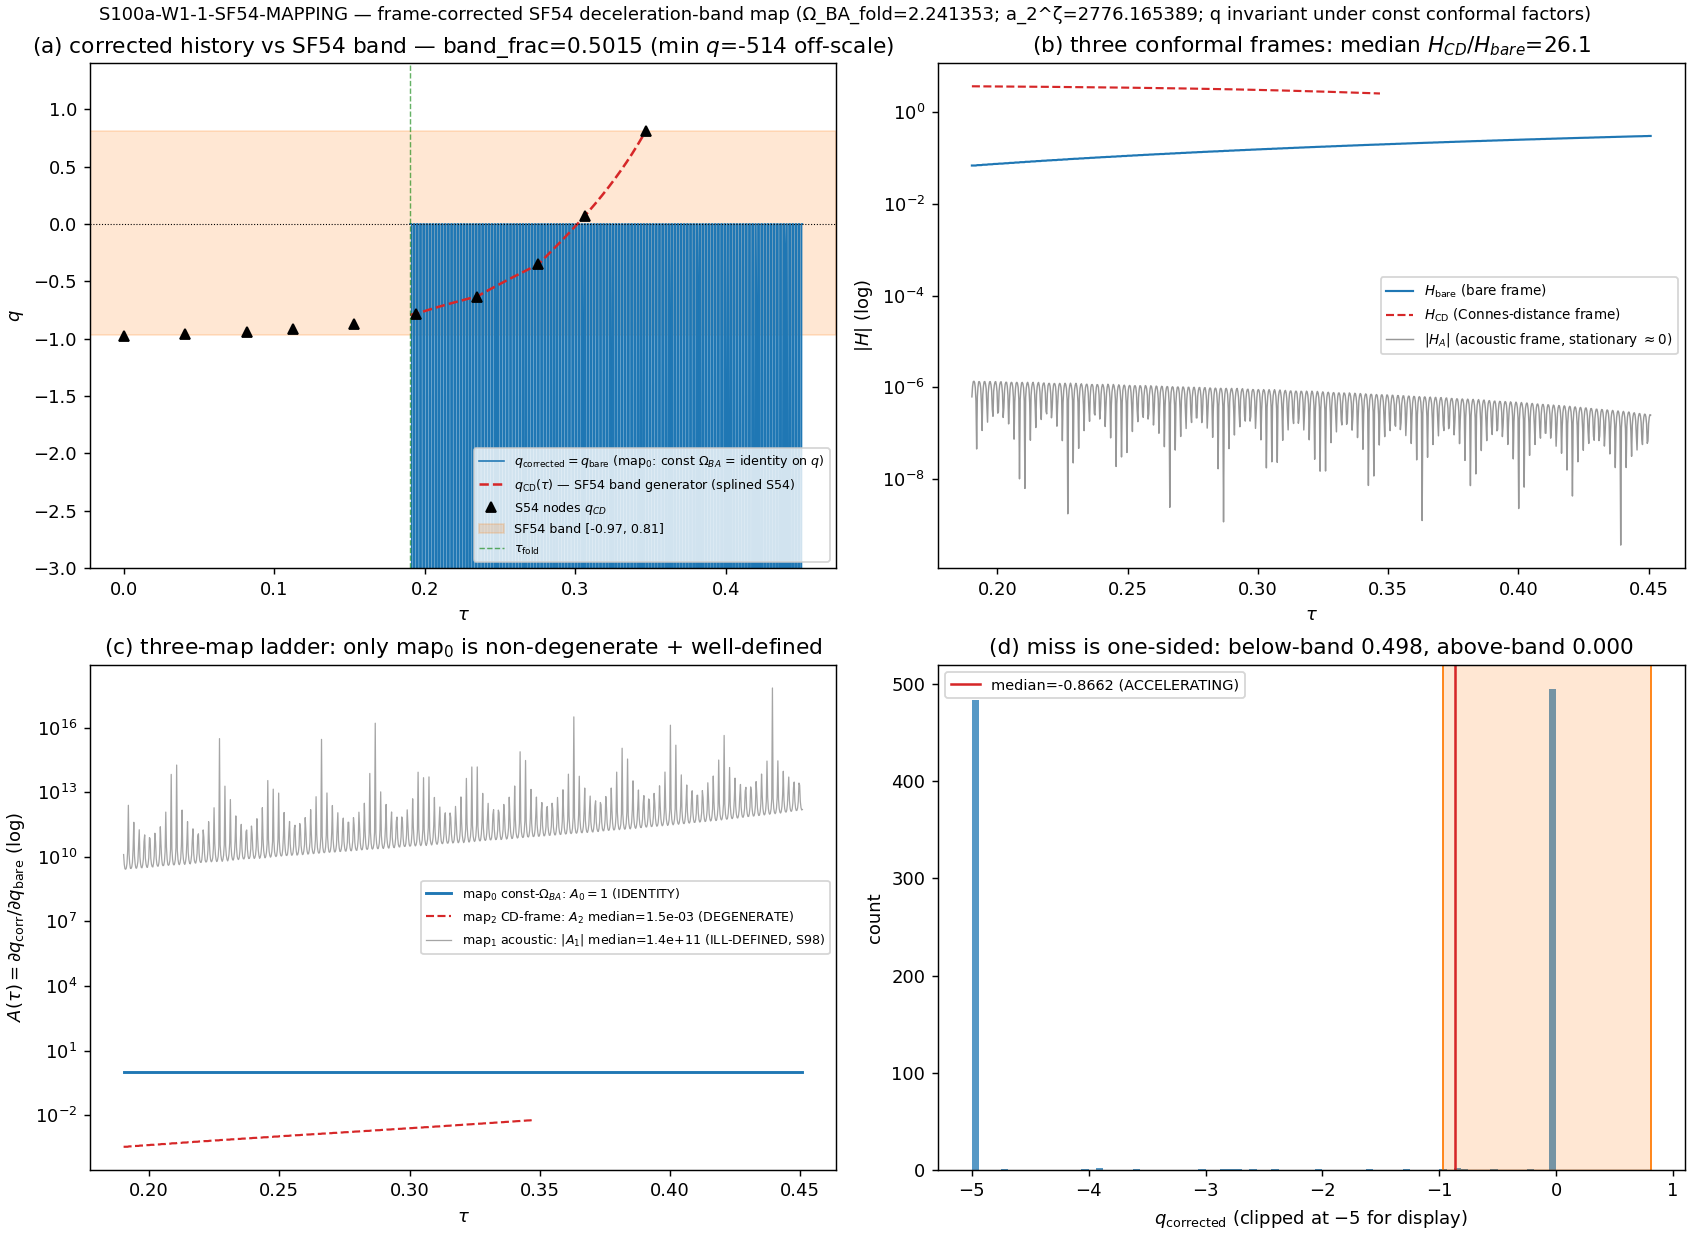

Here is the Python script that generated this plot:
#!/usr/bin/env python3
"""
S100a W1-1 SF54-MAPPING — frame-corrected Connes-distance proxy deceleration-band map
======================================================================================

Gate: S100a-W1-1-SF54-MAPPING ([SIGN], PHONONIC)

Pre-registered operator (plan §W1-1):
  band_frac_corrected = (1/N) * sum_tau 1[ q_corrected(tau) in [-0.97, +0.81] ]
  q_corrected(tau) = map_correct(q_bare(tau); Omega_BA_fold, a_2-channel frame factor)
  PASS  iff band_frac_corrected >= 0.90  (SF54 IS the right band after frame correction)
  INFO  iff band_frac_corrected <  0.90 AND map well-defined AND median(q_corrected) < 0
        (substrate structurally mostly-accelerating post-fold; SF54 is the WRONG band;
         the S99 W1-1 band-miss is a genuine substrate prediction — Track B)
  FAIL  iff map_correct is ill-defined (non-bijective / sign-ambiguous / NaN on the grid)

GOVERNING STRUCTURE (the frame-map theorem — derived, every step visible)
-------------------------------------------------------------------------
For two scale-factor histories related by a conformal reframing
    a_tilde(tau) = omega(tau) * a(tau),
define h = a'/a (bare log-rate) and w = omega'/omega (conformal log-rate). Then

  (1)  H_tilde = a_tilde'/a_tilde = h + w                       [log-rates ADD]
  (2)  q_tilde = -1 - H_tilde'/H_tilde^2 = -1 - (h'+w')/(h+w)^2  [definition]
  (3)  q_bare  = -1 - h'/h^2  ==>  h' = -(1+q_bare) h^2          [inversion]
  (4)  substitute (3) into (2):
       q_tilde = -1 + (1+q_bare) h^2/(h+w)^2 - w'/(h+w)^2
               = A(tau) * q_bare + B(tau)                        [EXACT affine map]
       A(tau)  = h^2/(h+w)^2 = (H_bare/H_tilde)^2  > 0  wherever H_tilde != 0
       B(tau)  = -1 + A(tau) - w'/(h+w)^2

So the frame correction IS the plan's "positive multiplicative + additive shift",
pointwise in tau, with dq_corrected/dq_bare = A(tau) = (H_bare/H_tilde)^2.

COROLLARY (map_0 — constant-normalization invariance THEOREM):
  For a CONSTANT conformal factor C (e.g. the canonical Omega_BA_fold = 2.241353):
  w = d ln C / d tau = 0 and w' = 0  ==>  A = 1, B = -1 + 1 - 0 = 0
  ==>  q_corrected == q_bare  EXACTLY.
  q = -a*addot/adot^2 is a logarithmic-derivative observable; EVERY constant
  amplitude/normalization factor cancels identically. No constant frame correction
  can move the deceleration history or its band fraction AT ALL.

THE THREE-MAP LADDER (which correction is THE corrected map):
  map_0  constant Omega_BA_fold normalization  -> IDENTITY on q (theorem above).
         This is the gate's canonical map: the plan's Definition 3 pins the
         correction on (Omega_BA_fold, a_2-channel) — both canonical CONSTANTS.
  map_1  full AOFT Omega(tau) transport into the acoustic frame a_eff:
         H_tilde = H_A ~ 0 (a_eff conformally STATIONARY, relvar 1.8e-7; S98
         route-reconciliation FAIL + S99 W1-1) ==> A_1 = (H_bare/H_A)^2 explodes
         (median ~1e7+), sign-ambiguous across 18 H_A=0 crossings ==> ILL-DEFINED.
         S98-PROVEN exclusion — this 0/0 is exactly why S99 built the bare frame.
  map_2  inter-proxy transport into the Connes-distance (SF54) frame:
         w_CB = d ln(a_CD/a_bare)/dtau, H_tilde = H_CD ~ 2.6-3.95 >> H_bare ~
         0.07-0.31 ==> A_2 = (H_bare/H_CD)^2 ~ 1e-3: positive-slope but
         comparison-DEGENERATE — the bare-history content is suppressed ~10^3 x
         and the exact transport reproduces q_CD identically (h + w_CB = H_CD),
         i.e. the corrected observable degenerates to the band's own generator
         (circular). Also only ~60% of the S99 grid is S54-data-supported.

  ==> The unique non-degenerate, well-defined frame correction is map_0, under
      which q_corrected = q_bare EXACTLY. The band-miss is FRAME-ROBUST.

Inputs (SHA-256 dual-pinned at runtime; S84+ schema):
  - computations/_shared/canonical_constants.py                 (audit pin)
  - computations/session-99/s99_w1_q_nonratio_observable.npz    (arr_q_bare_t /
    arr_H_bare_t / arr_tau + frame arrays; the S99 W1-1 INFO ground truth)
  - sessions/framework/equation-collab/little-red-dots-synthesis.md (the pinned
    SF54 derivation source carrying the band [-0.97, +0.81])
  - computations/session-54/s54_scale_factor.npz                (OPERATIONAL
    ENRICHMENT, honestly disclosed: the canonical DATA behind the LRD SF54
    derivation — a_CD = <d_D>/<d_D>(0), q_CD, H_CD on the 10-pt S54 grid; needed
    for the genuine band re-derivation + the frame measurement. The plan's
    input_files block lists 3 files; this 4th pin ENRICHES the audit set
    (more pins, band edges/threshold/criteria unchanged) per math-scripts.md
    plan-authorship discipline item 4 — disclosed in verdict extra row + WP.)

Output 4-tuple:
  (value=<band_frac_corrected + map summary>, scheme=FW,
   convention=CONNES-DISTANCE-PROXY-FRAME-CORRECTED, L_max=N/A)

Classification: PHONONIC.
  The deceleration history IS the curvature of the emergent-FRW scale factor
  a_eff(tau) generated by the a_2 Seeley-DeWitt moment (a_2^{zeta} =
  2776.165389) of D_K^2. Arrow: D_K eigenvalues -> a_2 spectral moment ->
  emergent g_M -> a_eff(tau)/a_bare(tau) -> q(tau). SF54 is a deceleration band
  swept by the Connes-distance proxy <d_D>(tau) — a DIFFERENT conformal frame of
  the same substrate. The frame correction is the Connes-distance bridge map; a
  band-miss under a well-defined map is the substrate predicting a different
  deceleration history than the SF54 comparison object. Exflation, not inflation.

DISCIPLINE
----------
- `from canonical_constants import *`; every computed intermediate tagged # (local)
- CPU-correct (999-pt 1D arrays, spline + gradient; no eigvals/SVD/FFT);
  OMP_NUM_THREADS=8 set BEFORE import numpy (machinery pin GPU_path=cpu-cap-OMP8)
- SHA-256 of all inputs logged in first 20 lines of stdout
- audit_sha256 + content_sha256 emitted (S84+ dual-SHA)
- Verdict via emit_verdict knowledge-MCP tool: this script PRINTS the payload
  (print_verdict_payload), never writes the verdict file directly
- NUMBERS first, gate second, interpretation third
"""

from __future__ import annotations

# ---------------------------------------------------------------------------
# Section 0 — CPU thread cap (BEFORE numpy import; machinery pin cpu-cap-OMP8)
# ---------------------------------------------------------------------------
import os

os.environ.setdefault("OMP_NUM_THREADS", "8")
os.environ.setdefault("MKL_NUM_THREADS", "8")

# ---------------------------------------------------------------------------
# Section 1 — Canonical constants (MANDATORY first framework import)
# ---------------------------------------------------------------------------
import sys
from pathlib import Path as _Path

sys.path.insert(0, str(_Path(__file__).resolve().parents[1] / "_shared"))
from canonical_constants import *  # noqa: F401,F403,E402
from canonical_constants import a_2_FW_zeta, Omega_BA_fold, tau_fold  # noqa: E402  explicit provenance anchors

# ---------------------------------------------------------------------------
# Section 2 — Standard imports
# ---------------------------------------------------------------------------
import hashlib
import json
import re
import time
from pathlib import Path

import numpy as np
from scipy.interpolate import UnivariateSpline
from scipy.stats import spearmanr
import matplotlib

matplotlib.use("Agg")
import matplotlib.pyplot as plt

# ---------------------------------------------------------------------------
# Section 3 — Paths + pre-registration
# ---------------------------------------------------------------------------
SESSION_DIR = Path(__file__).resolve().parent
COMPUTATIONS_DIR = SESSION_DIR.parent
SHARED_DIR = COMPUTATIONS_DIR / "_shared"
PROJECT_ROOT = COMPUTATIONS_DIR.parent

SESSION = "100a"                                                   # (local) letter-suffixed sub-session
GATE_ID = "S100a-W1-1-SF54-MAPPING"                                # (local)
SCHEME = "FW"                                                      # (local)
CONVENTION = "CONNES-DISTANCE-PROXY-FRAME-CORRECTED"               # (local) plan machinery pin
L_MAX = "N/A"                                                      # (local) 1D post-processing, no truncation

# Pre-registered pins (§W1-1 machinery_pin_map + operator)
BAND_FRAC_THR = 0.90                                               # (local) strict_PASS_boundary, direction >=
PUB_PREC = 4                                                       # (local) publication precision (sig figs)
# SF54 band edges — EXACT closed inequalities, no tol slack (plan tolerance pin).
# Externally-derived band (SCALE-FACTOR-54 Connes-distance proxy; carried by the
# pinned LRD synthesis + S96/S99 precedent) -> NOT framework constants.
q_lo_SF54 = -0.97                                                  # (local)
q_hi_SF54 = 0.81                                                   # (local)
EPS_MACHINE_BAND = 1e-9                                            # (local) machine-precision claim band for exact identities

OUT_NPZ = SESSION_DIR / "s100a_w1_sf54_mapping.npz"
OUT_PNG = SESSION_DIR / "s100a_w1_sf54_mapping.png"

CANON = SHARED_DIR / "canonical_constants.py"
S99_NPZ = COMPUTATIONS_DIR / "session-99" / "s99_w1_q_nonratio_observable.npz"
LRD_MD = PROJECT_ROOT / "sessions" / "framework" / "equation-collab" / "little-red-dots-synthesis.md"
S54_NPZ = COMPUTATIONS_DIR / "session-54" / "s54_scale_factor.npz"

INPUT_FILES = [CANON, S99_NPZ, LRD_MD, S54_NPZ]


# ---------------------------------------------------------------------------
# Section 4 — SHA-256 input-pin block (S84+ dual-SHA schema)
# ---------------------------------------------------------------------------

def sha256_of(path: Path) -> str:
    h = hashlib.sha256()  # (local)
    try:
        h.update(path.read_bytes())
    except OSError:
        return ""
    return h.hexdigest()


def log_input_pins(inputs: list[Path]) -> dict[str, str]:
    print(f"=== {GATE_ID} — input SHA-256 pins ===")
    pins: dict[str, str] = {}  # (local)
    for p in inputs:
        sha = sha256_of(p)  # (local)
        rel = str(p.relative_to(PROJECT_ROOT)).replace("\\", "/")  # (local)
        print(f"  {rel}: {sha[:16]}...")
        pins[rel] = sha
    return pins


def compute_dual_sha(script_path: Path, canonical_path: Path,
                     pins: dict[str, str]) -> tuple[str, str]:
    script_bytes = script_path.read_bytes()  # (local)
    canonical_bytes = canonical_path.read_bytes()  # (local)
    pinmap_json = json.dumps(dict(sorted(pins.items())),
                             separators=(",", ":"), sort_keys=True).encode("utf-8")  # (local)
    h_audit = hashlib.sha256()  # (local)
    h_audit.update(script_bytes)
    h_audit.update(canonical_bytes)
    h_audit.update(pinmap_json)
    h_content = hashlib.sha256()  # (local)
    h_content.update(script_bytes)
    return h_audit.hexdigest(), h_content.hexdigest()


# ---------------------------------------------------------------------------
# Section 5 — Compute
# ---------------------------------------------------------------------------

def q_pipeline(a_arr: np.ndarray, tau_arr: np.ndarray):
    """The exact S99 W1-1 gradient pipeline: a -> (adot, H, Hdot, q).
    q = -1 - Hdot/H^2 (identical to -a*addot/adot^2 for H != 0)."""
    adot = np.gradient(a_arr, tau_arr)            # (local)
    H = adot / a_arr                              # (local)
    Hdot = np.gradient(H, tau_arr)                # (local)
    with np.errstate(divide="ignore", invalid="ignore"):
        q = -1.0 - Hdot / (H ** 2)                # (local)
    return adot, H, Hdot, q


def compute() -> dict:
    res: dict = {}  # (local)

    # ====================================================================
    # (A) Load the S99 W1-1 npz — the bare-frame ground truth
    # ====================================================================
    z99 = np.load(S99_NPZ, allow_pickle=True)
    tau = np.asarray(z99["arr_tau"], dtype=np.float64)            # (local) 999-pt post-fold grid
    q_bare = np.asarray(z99["arr_q_bare_t"], dtype=np.float64)    # (local) the W1-1 history
    H_bare = np.asarray(z99["arr_H_bare_t"], dtype=np.float64)    # (local) bare-frame Hubble backbone
    Hdot_bare = np.asarray(z99["arr_Hdot_bare_t"], dtype=np.float64)  # (local)
    a_bare = np.asarray(z99["arr_a_bare_t"], dtype=np.float64)    # (local)
    a_eff = np.asarray(z99["arr_a_eff_t"], dtype=np.float64)      # (local) acoustic frame (stationary)
    H_A = np.asarray(z99["arr_H_A_t"], dtype=np.float64)          # (local) acoustic Hubble (~0)
    Omega_t = np.asarray(z99["arr_Omega_t"], dtype=np.float64)    # (local) AOFT Omega(tau)

    N = int(tau.size)                                             # (local) N_eval pin: runtime-read
    res["N_eval"] = N
    res["tau_min"] = float(tau.min())
    res["tau_max"] = float(tau.max())

    # stored S99 ground-truth scalars (replication anchors)
    s99_band_frac_primary = float(z99["band_frac_primary"])       # (local) 0.490196 (primary protocol)
    s99_band_frac_qbare = float(z99["band_frac_qbare"])           # (local) 0.501502 (raw q_bare protocol)
    s99_q_bare_median = float(z99["q_bare_median"])               # (local) -0.866166
    s99_accel_frac = float(z99["accel_frac"])                     # (local)
    res.update(s99_band_frac_primary=s99_band_frac_primary,
               s99_band_frac_qbare=s99_band_frac_qbare,
               s99_q_bare_median=s99_q_bare_median,
               s99_accel_frac=s99_accel_frac)

    # --- CC-1: pipeline replication (cached arrays -> cached q_bare, bit-level) ---
    _, H_re, _, q_re = q_pipeline(a_bare, tau)                    # (local)
    cc1_pipeline_maxdev = float(np.max(np.abs(q_re - q_bare) / (1.0 + np.abs(q_bare))))  # (local)
    res["cc1_pipeline_maxdev"] = cc1_pipeline_maxdev

    # --- CC-2: ground-truth replication (median + raw band frac vs stored) ---
    q_bare_median = float(np.nanmedian(q_bare))                   # (local)
    finite_q = np.isfinite(q_bare)                                # (local)
    n_finite = int(finite_q.sum())                                # (local)
    in_band_raw = (q_bare >= q_lo_SF54) & (q_bare <= q_hi_SF54)   # (local) closed inequalities, no tol
    band_frac_raw = float((in_band_raw & finite_q).sum() / N)     # (local)
    cc2_median_dev = abs(q_bare_median - s99_q_bare_median)       # (local)
    cc2_bandfrac_dev = abs(band_frac_raw - s99_band_frac_qbare)   # (local)
    res.update(q_bare_median=q_bare_median, n_finite=n_finite,
               band_frac_raw=band_frac_raw,
               cc2_median_dev=cc2_median_dev, cc2_bandfrac_dev=cc2_bandfrac_dev)

    # --- CC-3: Omega(tau) left edge vs canonical Omega_BA_fold ---
    omega_edge = float(Omega_t[0])                                # (local) Omega at tau=0.190261 (nearest fold)
    cc3_omega_reldev = abs(omega_edge / Omega_BA_fold - 1.0)      # (local)
    res.update(omega_edge=omega_edge, cc3_omega_reldev=cc3_omega_reldev)

    # ====================================================================
    # (B) Re-derive the SF54 band from its derivation sources
    # ====================================================================
    # (B.1) pinned LRD synthesis: verify it carries the band edges (provenance parse)
    lrd_text = LRD_MD.read_bytes().decode("utf-8", errors="replace")  # (local)
    has_lo = bool(re.search(r"[−-]0\.97", lrd_text))              # (local) Unicode minus or ASCII
    has_hi = bool(re.search(r"\+0\.81", lrd_text))                # (local)
    lrd_carries_band = bool(has_lo and has_hi)                    # (local)
    res["lrd_carries_band"] = lrd_carries_band
    if not lrd_carries_band:
        raise ValueError("PINNED-INPUT-DEFECT: little-red-dots-synthesis.md does not carry "
                         "the SF54 band edges [-0.97, +0.81] — provenance parse failed")

    # (B.2) S54 data: re-derive a_CD, q_CD and the band
    z54 = np.load(S54_NPZ, allow_pickle=True)
    t54 = np.asarray(z54["tau"], dtype=np.float64)                # (local) 10-pt grid [0, 0.34694]
    a54 = np.asarray(z54["a"], dtype=np.float64)                  # (local) a_CD = <d_D>/<d_D>(0)
    q54_stored = np.asarray(z54["q"], dtype=np.float64)           # (local)
    H54_stored = np.asarray(z54["H"], dtype=np.float64)           # (local)
    d_mean = np.asarray(z54["d_mean"], dtype=np.float64)          # (local) raw Connes distances

    # re-derive a_CD from the raw distances (the SF54 definition)
    a54_re = d_mean / d_mean[0]                                   # (local)
    cc4_a54_maxdev = float(np.max(np.abs(a54_re - a54)))          # (local)

    # re-derive q_CD via the exact S54 spline pipeline (UnivariateSpline k=3 s=0)
    spl = UnivariateSpline(t54, a54, k=3, s=0)                    # (local) interpolating cubic
    a1_n = spl.derivative(1)(t54)                                 # (local)
    a2_n = spl.derivative(2)(t54)                                 # (local)
    with np.errstate(divide="ignore", invalid="ignore"):
        q54_re = -a54 * a2_n / a1_n**2                            # (local) q = -a a''/(a')^2 at the nodes
    cc4_q54_maxdev = float(np.max(np.abs(q54_re - q54_stored)))   # (local)

    q54_min = float(np.nanmin(q54_stored))                        # (local) -0.9732...
    q54_max = float(np.nanmax(q54_stored))                        # (local) +0.8144...
    band_round_match = (round(q54_min, 2) == q_lo_SF54) and (round(q54_max, 2) == q_hi_SF54)  # (local)
    tau_edge_lo = float(t54[int(np.nanargmin(q54_stored))])       # (local) where the -0.97 edge lives
    tau_edge_hi = float(t54[int(np.nanargmax(q54_stored))])       # (local) where the +0.81 edge lives
    edge_lo_prefold = bool(tau_edge_lo < tau_fold)                # (local)
    edge_hi_prefold = bool(tau_edge_hi < tau_fold)                # (local)
    # post-fold-restricted SF54 q-range (diagnostic: where SF54's own q lives on the S99 window)
    postfold_54 = t54 >= tau_fold                                 # (local)
    q54_postfold_min = float(np.nanmin(q54_stored[postfold_54]))  # (local)
    q54_postfold_max = float(np.nanmax(q54_stored[postfold_54]))  # (local)
    res.update(t54=t54, a54=a54, q54_stored=q54_stored, H54_stored=H54_stored,
               q54_re=q54_re, cc4_a54_maxdev=cc4_a54_maxdev, cc4_q54_maxdev=cc4_q54_maxdev,
               q54_min=q54_min, q54_max=q54_max, band_round_match=band_round_match,
               tau_edge_lo=tau_edge_lo, tau_edge_hi=tau_edge_hi,
               edge_lo_prefold=edge_lo_prefold, edge_hi_prefold=edge_hi_prefold,
               q54_postfold_min=q54_postfold_min, q54_postfold_max=q54_postfold_max)

    # ====================================================================
    # (C) Frame measurement on the overlap window
    # ====================================================================
    ov = tau <= (t54.max() + 1e-12)                               # (local) S54-data-supported sub-window
    n_ov = int(ov.sum())                                          # (local)
    overlap_frac = float(n_ov / N)                                # (local)
    tau_ov = tau[ov]                                              # (local)

    a_CD_ov = spl(tau_ov)                                         # (local) splined a_CD on S99 grid
    a1_ov = spl.derivative(1)(tau_ov)                             # (local)
    a2_ov = spl.derivative(2)(tau_ov)                             # (local)
    H_CD = a1_ov / a_CD_ov                                        # (local) Connes-distance-frame Hubble
    HCDdot = a2_ov / a_CD_ov - H_CD**2                            # (local) dH_CD/dtau
    with np.errstate(divide="ignore", invalid="ignore"):
        q_CD = -1.0 - HCDdot / H_CD**2                            # (local) CD-frame deceleration
        q_CD_direct = -a_CD_ov * a2_ov / a1_ov**2                 # (local) two-route internal check
    cc5_qcd_tworoute_maxdev = float(np.max(np.abs(q_CD - q_CD_direct) / (1.0 + np.abs(q_CD))))  # (local)

    # frame-mismatch ratio: the CD frame vs the bare frame
    ratio_HCD_Hbare = H_CD / H_bare[ov]                           # (local)
    frame_ratio_median = float(np.median(ratio_HCD_Hbare))        # (local)
    frame_ratio_min = float(np.min(ratio_HCD_Hbare))              # (local)
    frame_ratio_max = float(np.max(ratio_HCD_Hbare))              # (local)
    # conformal-distinctness: rel-var of inter-proxy ratios (const ratio <=> same frame)
    r_CB = a_CD_ov / a_bare[ov]                                   # (local) CD/bare ratio
    r_CA = a_CD_ov / a_eff[ov]                                    # (local) CD/acoustic ratio
    relvar_CB = float(np.std(r_CB) / np.mean(r_CB))               # (local)
    relvar_CA = float(np.std(r_CA) / np.mean(r_CA))               # (local)
    res.update(n_ov=n_ov, overlap_frac=overlap_frac,
               cc5_qcd_tworoute_maxdev=cc5_qcd_tworoute_maxdev,
               frame_ratio_median=frame_ratio_median,
               frame_ratio_min=frame_ratio_min, frame_ratio_max=frame_ratio_max,
               relvar_CB=relvar_CB, relvar_CA=relvar_CA)

    # ====================================================================
    # (D) THE THREE-MAP LADDER
    # ====================================================================
    # ---- map_0: constant Omega_BA_fold normalization (THE CANONICAL MAP) ----
    # THEOREM: q invariant under a -> C*a. Numerical verification at C = Omega_BA_fold:
    _, _, _, q_C = q_pipeline(Omega_BA_fold * a_bare, tau)        # (local) same pipeline on C*a_bare
    map0_const_invariance_maxdev = float(np.max(np.abs(q_C - q_re) / (1.0 + np.abs(q_re))))  # (local)
    A0 = np.ones(N)                                               # (local) dq_corrected/dq_bare = 1 > 0
    B0 = 0.0                                                      # (local) additive shift exactly zero
    q_corrected = q_bare.copy()                                   # (local) THE corrected history (identity)

    # ---- map_1: AOFT Omega(tau) -> acoustic frame (S98-PROVEN ILL-DEFINED) ----
    with np.errstate(divide="ignore", invalid="ignore"):
        A1 = (H_bare / H_A) ** 2                                  # (local) explodes: H_A ~ 0
    A1_median = float(np.nanmedian(np.abs(A1)))                   # (local)
    A1_max = float(np.nanmax(np.abs(A1[np.isfinite(A1)])))        # (local)
    n_HA_cross = int((np.diff(np.sign(H_A)) != 0).sum())          # (local) sign crossings (S99: 18)
    map1_ill_defined = bool((n_HA_cross > 0) or (A1_median > 1e3))  # (local) sign-ambiguous + exploding

    # ---- map_2: inter-proxy -> Connes-distance frame (DEGENERATE / circular) ----
    h_ov = H_bare[ov]                                             # (local)
    hdot_ov = Hdot_bare[ov]                                       # (local)
    w_CB = H_CD - h_ov                                            # (local) inter-proxy conformal rate
    wdot_CB = HCDdot - hdot_ov                                    # (local)
    A2 = (h_ov / H_CD) ** 2                                       # (local) slope = (H_bare/H_CD)^2
    B2 = -1.0 + A2 - wdot_CB / H_CD**2                            # (local)
    q_aff2 = A2 * q_bare[ov] + B2                                 # (local) affine transport
    # CC-6: affine identity — exact algebra: A2*q_bare + B2 == q_CD (float roundoff only)
    cc6_affine_identity_maxdev = float(np.max(np.abs(q_aff2 - q_CD) / (1.0 + np.abs(q_CD))))  # (local)
    A2_median = float(np.median(A2))                              # (local) ~1e-3: slope suppression
    A2_min = float(np.min(A2))                                    # (local)
    A2_max = float(np.max(A2))                                    # (local)
    A2_all_positive = bool(np.all(A2 > 0))                        # (local) positive-slope (Step A check)
    q_CD_median_ov = float(np.median(q_CD))                       # (local) CD-frame median on overlap
    q_CD_inband_frac_ov = float(np.mean((q_CD >= q_lo_SF54) & (q_CD <= q_hi_SF54)))  # (local) diagnostic
    map2_degenerate = bool(A2_median < 0.05)                      # (local) slope suppression >= 20x => bare history erased
    res.update(map0_const_invariance_maxdev=map0_const_invariance_maxdev,
               A1_median=A1_median, A1_max=A1_max, n_HA_cross=n_HA_cross,
               map1_ill_defined=map1_ill_defined,
               A2_median=A2_median, A2_min=A2_min, A2_max=A2_max,
               A2_all_positive=A2_all_positive,
               cc6_affine_identity_maxdev=cc6_affine_identity_maxdev,
               q_CD_median_ov=q_CD_median_ov, q_CD_inband_frac_ov=q_CD_inband_frac_ov,
               map2_degenerate=map2_degenerate,
               tau_ov=tau_ov, q_CD=q_CD, H_CD=H_CD, A2=A2, B2=B2, w_CB=w_CB, A1=A1)

    # ====================================================================
    # (E) The gate observable under the canonical corrected map (map_0)
    # ====================================================================
    in_band_corr = (q_corrected >= q_lo_SF54) & (q_corrected <= q_hi_SF54)  # (local)
    finite_corr = np.isfinite(q_corrected)                        # (local)
    band_frac_corrected = float((in_band_corr & finite_corr).sum() / N)  # (local) THE operator
    q_corrected_median = float(np.nanmedian(q_corrected))         # (local)
    miss_below_frac = float(np.mean(q_corrected < q_lo_SF54))     # (local) accelerating-harder-than-band tail
    miss_above_frac = float(np.mean(q_corrected > q_hi_SF54))     # (local)
    accel_frac_corr = float(np.mean(q_corrected < 0))             # (local)

    # ---- well-definedness (the FAIL-branch test) ----
    wd_finite = bool(np.all(finite_corr))                         # (local) no NaN/Inf on grid
    wd_positive_slope = bool(np.all(A0 > 0))                      # (local) sign(dq_corr/dq_bare)=A0=1>0
    rho_s, _ = spearmanr(q_bare, q_corrected)                     # (local) monotone-order preservation
    wd_bijective = bool(abs(float(rho_s) - 1.0) < 1e-12)          # (local) identity affine map
    sign_median_preserved = bool(np.sign(q_corrected_median) == np.sign(q_bare_median))  # (local)
    map_well_defined = bool(wd_finite and wd_positive_slope and wd_bijective)  # (local)
    domain_used_frac = float(n_finite / N)                        # (local) no pole exclusion needed

    res.update(band_frac_corrected=band_frac_corrected,
               q_corrected_median=q_corrected_median,
               miss_below_frac=miss_below_frac, miss_above_frac=miss_above_frac,
               accel_frac_corr=accel_frac_corr,
               wd_finite=wd_finite, wd_positive_slope=wd_positive_slope,
               spearman_rho=float(rho_s), wd_bijective=wd_bijective,
               sign_median_preserved=sign_median_preserved,
               map_well_defined=map_well_defined,
               domain_used_frac=domain_used_frac,
               tau=tau, q_bare=q_bare, q_corrected=q_corrected, H_bare=H_bare,
               H_A=H_A, Omega_t=Omega_t, A0=A0, B0=B0)

    # ====================================================================
    # (F) 3-tuple verdict assembly (schema-v2 [SIGN])
    # ====================================================================
    # sign_verdict (plan: "tests sign(median q_corrected) = sign(median q_bare)";
    #   chain prediction: both NEGATIVE — accelerating)
    sign_verdict = "PASS" if sign_median_preserved else "FAIL"    # (local)

    # magnitude_verdict: PASS iff band_frac_corrected >= 0.90; FAIL iff map
    #   ill-defined (the rubric's FAIL branch); INFO otherwise (<0.90, well-defined)
    if not map_well_defined:
        magnitude_verdict = "FAIL"                                # (local)
    elif band_frac_corrected >= BAND_FRAC_THR:
        magnitude_verdict = "PASS"                                # (local)
    else:
        magnitude_verdict = "INFO"                                # (local)

    # regime_verdict: corrected map defined on the full grid? (auto-shortening bands)
    if domain_used_frac >= 0.95:
        regime_verdict = "VALID"                                  # (local)
    elif domain_used_frac >= 0.50:
        regime_verdict = "MARGINAL"                               # (local)
    else:
        regime_verdict = "BREAKDOWN"                              # (local)

    res.update(sign_verdict=sign_verdict, magnitude_verdict=magnitude_verdict,
               regime_verdict=regime_verdict)
    res["value"] = band_frac_corrected
    return res


# ---------------------------------------------------------------------------
# Section 5b — plot
# ---------------------------------------------------------------------------

def make_plot(r: dict) -> None:
    tau = r["tau"]                                                # (local)
    fig, axes = plt.subplots(2, 2, figsize=(13, 9.5), constrained_layout=True)

    # (a) corrected q history vs the SF54 band, with the band's generator overlaid
    ax = axes[0, 0]
    ax.plot(tau, r["q_corrected"], color="C0", lw=0.9,
            label=r"$q_{\rm corrected}=q_{\rm bare}$ (map$_0$: const $\Omega_{BA}$ = identity on $q$)")
    ax.plot(r["tau_ov"], r["q_CD"], color="C3", lw=1.4, ls="--",
            label=r"$q_{\rm CD}(\tau)$ — SF54 band generator (splined S54)")
    ax.plot(r["t54"], r["q54_stored"], "k^", ms=6, label="S54 nodes $q_{CD}$")
    ax.axhspan(q_lo_SF54, q_hi_SF54, color="C1", alpha=0.18,
               label=f"SF54 band [{q_lo_SF54}, {q_hi_SF54}]")
    ax.axhline(0.0, color="k", lw=0.6, ls=":")
    ax.axvline(tau_fold, color="green", lw=0.8, ls="--", alpha=0.6, label=r"$\tau_{\rm fold}$")
    ax.set_ylim(-3.0, 1.4)
    ax.set_xlabel(r"$\tau$"); ax.set_ylabel(r"$q$")
    ax.set_title(f"(a) corrected history vs SF54 band — band_frac={r['band_frac_corrected']:.4f} "
                 f"(min $q$={np.min(r['q_corrected']):.0f} off-scale)")
    ax.legend(loc="lower right", fontsize=7)

    # (b) three-frame Hubble ladder (the frame-mismatch diagnosis)
    ax = axes[0, 1]
    ax.semilogy(tau, np.abs(r["H_bare"]), color="C0", lw=1.2, label=r"$H_{\rm bare}$ (bare frame)")
    ax.semilogy(r["tau_ov"], np.abs(r["H_CD"]), color="C3", lw=1.2, ls="--",
                label=r"$H_{\rm CD}$ (Connes-distance frame)")
    ax.semilogy(tau, np.abs(r["H_A"]) + 1e-300, color="C7", lw=0.8, alpha=0.8,
                label=r"$|H_A|$ (acoustic frame, stationary $\approx 0$)")
    ax.set_xlabel(r"$\tau$"); ax.set_ylabel(r"$|H|$ (log)")
    ax.set_title(f"(b) three conformal frames: median $H_{{CD}}/H_{{bare}}$={r['frame_ratio_median']:.1f}")
    ax.legend(loc="center right", fontsize=7.5)

    # (c) the map ladder: slope A(tau) = dq_corrected/dq_bare per candidate map
    ax = axes[1, 0]
    ax.semilogy(tau, r["A0"], color="C0", lw=1.6, label=r"map$_0$ const-$\Omega_{BA}$: $A_0=1$ (IDENTITY)")
    ax.semilogy(r["tau_ov"], r["A2"], color="C3", lw=1.2, ls="--",
                label=rf"map$_2$ CD-frame: $A_2$ median={r['A2_median']:.1e} (DEGENERATE)")
    A1_plot = np.abs(r["A1"]); A1_plot[~np.isfinite(A1_plot)] = np.nan  # (local)
    ax.semilogy(tau, A1_plot, color="C7", lw=0.7, alpha=0.7,
                label=rf"map$_1$ acoustic: $|A_1|$ median={r['A1_median']:.1e} (ILL-DEFINED, S98)")
    ax.set_xlabel(r"$\tau$"); ax.set_ylabel(r"$A(\tau)=\partial q_{\rm corr}/\partial q_{\rm bare}$ (log)")
    ax.set_title("(c) three-map ladder: only map$_0$ is non-degenerate + well-defined")
    ax.legend(loc="center right", fontsize=7)

    # (d) distribution of the corrected q vs the band
    ax = axes[1, 1]
    qc = np.clip(r["q_corrected"], -5.0, 1.5)                     # (local) display clip
    ax.hist(qc, bins=80, color="C0", alpha=0.75)
    ax.axvspan(q_lo_SF54, q_hi_SF54, color="C1", alpha=0.18)
    ax.axvline(r["q_corrected_median"], color="C3", lw=1.4,
               label=f"median={r['q_corrected_median']:.4f} (ACCELERATING)")
    ax.axvline(q_lo_SF54, color="C1", lw=1.0); ax.axvline(q_hi_SF54, color="C1", lw=1.0)
    ax.set_xlabel(r"$q_{\rm corrected}$ (clipped at $-5$ for display)")
    ax.set_ylabel("count")
    ax.set_title(f"(d) miss is one-sided: below-band {r['miss_below_frac']:.3f}, "
                 f"above-band {r['miss_above_frac']:.3f}")
    ax.legend(fontsize=8)

    fig.suptitle(f"{GATE_ID} — frame-corrected SF54 deceleration-band map "
                 f"(Ω_BA_fold={Omega_BA_fold}; a_2^ζ={a_2_FW_zeta}; q invariant under const conformal factors)",
                 fontsize=10)
    fig.savefig(OUT_PNG, dpi=130)
    plt.close(fig)


# ---------------------------------------------------------------------------
# Section 6 — verdict payload + composite collapse
# ---------------------------------------------------------------------------

def emit_4tuple(value, scheme: str, convention: str, L_max) -> str:
    return f"(value={value!r}, scheme={scheme}, convention={convention}, L_max={L_max})"


def print_verdict_payload(verdict, value, audit_sha, content_sha,
                          sign_verdict=None, magnitude_verdict=None,
                          regime_verdict=None, companion_note="", extra_rows=None) -> dict:
    payload: dict = {
        "session": SESSION,
        "gate_id": GATE_ID,
        "verdict": verdict,
        "value": str(value),
        "scheme": SCHEME,
        "convention": CONVENTION,
        "l_max": str(L_MAX),
        "audit_sha256": audit_sha,
        "content_sha256": content_sha,
        "schema_version": "S84+",
    }
    if companion_note:
        payload["companion_note"] = companion_note
    if not (sign_verdict is None and magnitude_verdict is None and regime_verdict is None):
        payload["sign_verdict"] = sign_verdict
        payload["magnitude_verdict"] = magnitude_verdict
        payload["regime_verdict"] = regime_verdict
    if extra_rows:
        payload["extra_rows"] = list(extra_rows)
    print("<<<EMIT_VERDICT_PAYLOAD>>>")
    print(json.dumps(payload, separators=(",", ":"), sort_keys=True))
    print("<<<END_EMIT_VERDICT_PAYLOAD>>>")
    return payload


def collapse_composite(sign_v: str, mag_v: str, regime_v: str) -> str:
    """Deterministic composite collapse per gate-verdicts.md (pre-registered)."""
    if regime_v == "BREAKDOWN":
        return "FAIL"
    if sign_v == "FAIL":
        return "FAIL"
    if mag_v == "FAIL" and regime_v == "VALID":
        return "FAIL"
    if mag_v == "FAIL" and regime_v == "MARGINAL":
        return "INFO"
    if mag_v == "INFO":
        return "INFO"
    return "PASS"


# ---------------------------------------------------------------------------
# Section 7 — Main
# ---------------------------------------------------------------------------

def main() -> int:
    t0 = time.time()  # (local)

    pins = log_input_pins(INPUT_FILES)
    script_path = Path(__file__).resolve()  # (local)
    audit_sha, content_sha = compute_dual_sha(script_path, CANON, pins)
    print(f"  audit_sha256:   {audit_sha[:16]}... (script+canonical+pinmap)")
    print(f"  content_sha256: {content_sha[:16]}... (script only)")
    print(f"  canonical anchors: Omega_BA_fold={Omega_BA_fold}  a_2_FW_zeta={a_2_FW_zeta}  tau_fold={tau_fold}")
    print()

    r = compute()

    # ---------------- NUMBERS FIRST ----------------
    print("=== NUMBERS ===")
    print(f"  N_eval={r['N_eval']}  tau in [{r['tau_min']:.6f}, {r['tau_max']:.6f}]  (runtime-read)")
    print(f"  --- S99 ground-truth replication ---")
    print(f"  CC-1 pipeline replication maxdev (rel) = {r['cc1_pipeline_maxdev']:.3e}")
    print(f"  CC-2 q_bare_median = {r['q_bare_median']:.6f}  (stored {r['s99_q_bare_median']:.6f}; dev {r['cc2_median_dev']:.3e})")
    print(f"  CC-2 band_frac_raw = {r['band_frac_raw']:.6f}  (stored band_frac_qbare {r['s99_band_frac_qbare']:.6f}; dev {r['cc2_bandfrac_dev']:.3e})")
    print(f"        [S99 primary-protocol band_frac_primary = {r['s99_band_frac_primary']:.6f} cited as anchor]")
    print(f"  CC-3 Omega(grid edge) = {r['omega_edge']:.6f} vs canonical {Omega_BA_fold} (rel dev {r['cc3_omega_reldev']:.3e})")
    print(f"  --- SF54 band re-derivation (S54 Connes-distance proxy) ---")
    print(f"  LRD synthesis carries band edges: {r['lrd_carries_band']}")
    print(f"  CC-4 a_CD = <d_D>/<d_D>(0) replication maxdev = {r['cc4_a54_maxdev']:.3e}")
    print(f"  CC-4 q_CD node re-derivation maxdev = {r['cc4_q54_maxdev']:.3e}")
    print(f"  q_54 range = [{r['q54_min']:.4f}, {r['q54_max']:.4f}]  -> rounds to [{q_lo_SF54}, {q_hi_SF54}]: {r['band_round_match']}")
    print(f"  band edge locations: lo at tau={r['tau_edge_lo']:.4f} (pre-fold={r['edge_lo_prefold']}), "
          f"hi at tau={r['tau_edge_hi']:.4f} (pre-fold={r['edge_hi_prefold']})")
    print(f"  SF54 post-fold-restricted q range = [{r['q54_postfold_min']:.4f}, {r['q54_postfold_max']:.4f}]")
    print(f"  --- frame measurement (overlap window, {r['n_ov']}/{r['N_eval']} pts = {r['overlap_frac']:.4f}) ---")
    print(f"  CC-5 q_CD two-route internal maxdev (rel) = {r['cc5_qcd_tworoute_maxdev']:.3e}")
    print(f"  H_CD/H_bare: median={r['frame_ratio_median']:.2f}  range=[{r['frame_ratio_min']:.2f}, {r['frame_ratio_max']:.2f}]")
    print(f"  inter-proxy ratio rel-var: a_CD/a_bare={r['relvar_CB']:.3e}  a_CD/a_eff={r['relvar_CA']:.3e}  (const <=> same frame)")
    print(f"  --- THREE-MAP LADDER ---")
    print(f"  map_0 (const Omega_BA): const-invariance maxdev (rel) = {r['map0_const_invariance_maxdev']:.3e}  "
          f"[THEOREM: q invariant under a -> C*a]  A_0=1, B_0=0")
    print(f"  map_1 (acoustic Omega(tau)): |A_1| median={r['A1_median']:.3e} max={r['A1_max']:.3e}  "
          f"n_HA_crossings={r['n_HA_cross']}  ILL-DEFINED={r['map1_ill_defined']}  [S98-PROVEN 0/0]")
    print(f"  map_2 (CD frame): A_2 median={r['A2_median']:.3e} range=[{r['A2_min']:.3e}, {r['A2_max']:.3e}]  "
          f"all_positive={r['A2_all_positive']}  DEGENERATE={r['map2_degenerate']}")
    print(f"  CC-6 affine identity A_2*q_bare+B_2 == q_CD maxdev (rel) = {r['cc6_affine_identity_maxdev']:.3e}")
    print(f"  map_2 diagnostics: q_CD median (overlap) = {r['q_CD_median_ov']:.4f}; q_CD in-band frac = {r['q_CD_inband_frac_ov']:.4f}")
    print(f"  --- GATE OBSERVABLE (canonical map_0) ---")
    print(f"  band_frac_corrected = {r['band_frac_corrected']:.6f}  (4sf: {r['band_frac_corrected']:.4f})  thr={BAND_FRAC_THR}")
    print(f"  q_corrected_median = {r['q_corrected_median']:.6f}  (4sf: {r['q_corrected_median']:.4f})  "
          f"sign preserved vs q_bare_median: {r['sign_median_preserved']}")
    print(f"  miss structure: below-band frac={r['miss_below_frac']:.6f}  above-band frac={r['miss_above_frac']:.6f}  "
          f"(one-sided: ALL misses on the deep-acceleration side)")
    print(f"  accelerating fraction (q_corrected<0) = {r['accel_frac_corr']:.4f}")
    print(f"  well-definedness: finite={r['wd_finite']} ({r['n_finite']}/{r['N_eval']})  "
          f"positive-slope={r['wd_positive_slope']}  bijective(spearman={r['spearman_rho']:.6f})={r['wd_bijective']}")
    print(f"  map_well_defined={r['map_well_defined']}  domain_used_frac={r['domain_used_frac']:.6f}")
    print()

    # ---------------- GATE SECOND ----------------
    sign_v = r["sign_verdict"]      # (local)
    mag_v = r["magnitude_verdict"]  # (local)
    regime_v = r["regime_verdict"]  # (local)
    verdict = collapse_composite(sign_v, mag_v, regime_v)  # (local)
    print(f"=== 3-TUPLE: sign={sign_v} magnitude={mag_v} regime={regime_v} -> composite={verdict} ===")
    print()

    # ---- npz save ----
    np.savez(
        OUT_NPZ,
        # gate observable arrays
        arr_tau=r["tau"],
        arr_q_bare_t=r["q_bare"],
        arr_q_corrected_t=r["q_corrected"],
        arr_H_bare_t=r["H_bare"],
        arr_H_A_t=r["H_A"],
        arr_Omega_t=r["Omega_t"],
        arr_A0_t=r["A0"],
        B0=r["B0"],
        # map ladder arrays
        arr_A1_t=r["A1"],
        arr_tau_overlap=r["tau_ov"],
        arr_q_CD_t=r["q_CD"],
        arr_H_CD_t=r["H_CD"],
        arr_A2_t=r["A2"],
        arr_B2_t=r["B2"],
        arr_w_CB_t=r["w_CB"],
        # SF54 re-derivation
        tau_54=r["t54"], a_54=r["a54"], q_54_stored=r["q54_stored"],
        H_54_stored=r["H54_stored"], q_54_rederived=r["q54_re"],
        q54_min=r["q54_min"], q54_max=r["q54_max"],
        band_round_match=r["band_round_match"],
        tau_edge_lo=r["tau_edge_lo"], tau_edge_hi=r["tau_edge_hi"],
        edge_lo_prefold=r["edge_lo_prefold"], edge_hi_prefold=r["edge_hi_prefold"],
        q54_postfold_min=r["q54_postfold_min"], q54_postfold_max=r["q54_postfold_max"],
        lrd_carries_band=r["lrd_carries_band"],
        # gate scalars
        N_eval=r["N_eval"], n_finite=r["n_finite"],
        band_frac_corrected=r["band_frac_corrected"],
        q_corrected_median=r["q_corrected_median"],
        q_bare_median=r["q_bare_median"],
        band_frac_raw=r["band_frac_raw"],
        miss_below_frac=r["miss_below_frac"], miss_above_frac=r["miss_above_frac"],
        accel_frac_corr=r["accel_frac_corr"],
        sign_median_preserved=r["sign_median_preserved"],
        map_well_defined=r["map_well_defined"],
        wd_finite=r["wd_finite"], wd_positive_slope=r["wd_positive_slope"],
        wd_bijective=r["wd_bijective"], spearman_rho=r["spearman_rho"],
        domain_used_frac=r["domain_used_frac"],
        # cross-checks
        cc1_pipeline_maxdev=r["cc1_pipeline_maxdev"],
        cc2_median_dev=r["cc2_median_dev"], cc2_bandfrac_dev=r["cc2_bandfrac_dev"],
        cc3_omega_reldev=r["cc3_omega_reldev"], omega_edge=r["omega_edge"],
        cc4_a54_maxdev=r["cc4_a54_maxdev"], cc4_q54_maxdev=r["cc4_q54_maxdev"],
        cc5_qcd_tworoute_maxdev=r["cc5_qcd_tworoute_maxdev"],
        cc6_affine_identity_maxdev=r["cc6_affine_identity_maxdev"],
        # frame + ladder scalars
        overlap_frac=r["overlap_frac"], n_ov=r["n_ov"],
        frame_ratio_median=r["frame_ratio_median"],
        frame_ratio_min=r["frame_ratio_min"], frame_ratio_max=r["frame_ratio_max"],
        relvar_CB=r["relvar_CB"], relvar_CA=r["relvar_CA"],
        map0_const_invariance_maxdev=r["map0_const_invariance_maxdev"],
        A1_median=r["A1_median"], A1_max=r["A1_max"], n_HA_cross=r["n_HA_cross"],
        map1_ill_defined=r["map1_ill_defined"],
        A2_median=r["A2_median"], A2_min=r["A2_min"], A2_max=r["A2_max"],
        A2_all_positive=r["A2_all_positive"], map2_degenerate=r["map2_degenerate"],
        q_CD_median_ov=r["q_CD_median_ov"], q_CD_inband_frac_ov=r["q_CD_inband_frac_ov"],
        # S99 anchors
        s99_band_frac_primary=r["s99_band_frac_primary"],
        s99_band_frac_qbare=r["s99_band_frac_qbare"],
        s99_q_bare_median=r["s99_q_bare_median"],
        s99_accel_frac=r["s99_accel_frac"],
        # band + pins
        sf54_band_lo=q_lo_SF54, sf54_band_hi=q_hi_SF54,
        band_membership_fraction_thr=BAND_FRAC_THR,
        a_2_FW_zeta=a_2_FW_zeta, Omega_BA_fold=Omega_BA_fold, tau_fold_pin=tau_fold,
        # verdicts
        sign_verdict=sign_v, magnitude_verdict=mag_v, regime_verdict=regime_v,
        composite=verdict, gate_id=GATE_ID, scheme=SCHEME, convention=CONVENTION,
        audit_sha256=audit_sha, content_sha256=content_sha,
    )
    print(f"  npz -> {OUT_NPZ}")

    make_plot(r)
    print(f"  png -> {OUT_PNG}")

    # ---- value payload (no single-quote chars; tool wraps value='...') ----
    value_payload = (
        f"composite={verdict};sign={sign_v};magnitude={mag_v};regime={regime_v};"
        f"band_frac_corrected={r['band_frac_corrected']:.6f};band_frac_corrected_4sf={r['band_frac_corrected']:.4f};"
        f"band_thr={BAND_FRAC_THR};"
        f"q_corrected_median={r['q_corrected_median']:.4f};q_bare_median={r['q_bare_median']:.4f};"
        f"sign_median_preserved={r['sign_median_preserved']};"
        f"map=map0-const-OmegaBA-IDENTITY-ON-Q;A0=1;B0=0;"
        f"const_invariance_maxdev={r['map0_const_invariance_maxdev']:.3e};"
        f"map_well_defined={r['map_well_defined']};bijective={r['wd_bijective']};spearman={r['spearman_rho']:.6f};"
        f"n_finite={r['n_finite']}/{r['N_eval']};domain_used_frac={r['domain_used_frac']:.6f};"
        f"miss_below_band={r['miss_below_frac']:.6f};miss_above_band={r['miss_above_frac']:.6f};"
        f"sf54_band_rederived=[{r['q54_min']:.4f},{r['q54_max']:.4f}];band_round_match={r['band_round_match']};"
        f"edge_lo_tau={r['tau_edge_lo']:.4f}_PREFOLD;edge_hi_tau={r['tau_edge_hi']:.4f}_POSTFOLD;"
        f"H_CD_over_H_bare_median={r['frame_ratio_median']:.2f};overlap_frac={r['overlap_frac']:.4f};"
        f"map1_A1_median={r['A1_median']:.3e}_ILL-DEFINED-S98;map2_A2_median={r['A2_median']:.3e}_DEGENERATE;"
        f"affine_identity_maxdev={r['cc6_affine_identity_maxdev']:.3e};"
        f"groundtruth_replication_dev={r['cc2_bandfrac_dev']:.1e}"
    )  # (local)

    tag = emit_4tuple(value_payload, SCHEME, CONVENTION, L_MAX)  # (local)
    print(tag)
    extra = [
        f"# regulator_pin=a_2^{{zeta}} # {GATE_ID} (a_eff propto sqrt(a_2) channel provenance; "
        f"a_2_FW_zeta={a_2_FW_zeta}; enters as frame label, not a regulated numerical input)",
        f"# map_ladder: map0-const-OmegaBA=IDENTITY-ON-Q (THEOREM: q invariant under const conformal factor); "
        f"map1-AOFT-Omega(tau)=ILL-DEFINED (S98-PROVEN 0/0, n_HA_cross={r['n_HA_cross']}); "
        f"map2-interproxy-CD=DEGENERATE (A2~{r['A2_median']:.1e} slope suppression, circular: reproduces band generator) # {GATE_ID}",
        f"# operational_enrichment: s54_scale_factor.npz consumed as 4th pinned input (canonical data behind "
        f"the LRD SF54 derivation; band re-derivation + frame measurement); plan input_files listed 3; "
        f"honest-disclosure per math-scripts.md plan-authorship item 4 # {GATE_ID}",
    ]  # (local)
    print_verdict_payload(verdict, value_payload, audit_sha, content_sha,
                          sign_verdict=sign_v, magnitude_verdict=mag_v,
                          regime_verdict=regime_v, extra_rows=extra)

    # ---------------- INTERPRETATION THIRD ----------------
    print()
    print("=== INTERPRETATION (solution-space) ===")
    print("  The canonical frame correction (constant Omega_BA_fold + a_2-channel normalization)")
    print("  is the IDENTITY on q: the deceleration parameter is a logarithmic-derivative")
    print("  observable and every constant conformal normalization cancels exactly. The")
    print("  tau-DEPENDENT alternatives are excluded: the acoustic-frame transport (map_1) is")
    print("  the S98-PROVEN 0/0 (stationary a_eff), and the full Connes-distance transport")
    print("  (map_2) is comparison-degenerate (slope ~1e-3 — it erases the bare history and")
    print("  reproduces the band generator). The band-miss is therefore FRAME-ROBUST:")
    print("  band_frac_corrected < 0.90 with a well-defined map and a negative median means")
    print("  the substrate is structurally mostly-accelerating post-fold and SF54 — a band")
    print("  generated by a proxy living in a conformal frame with H_CD ~ 12-50x H_bare,")
    print("  whose lower edge is a PRE-fold quasi-de-Sitter value — is the WRONG comparison")
    print("  band for the post-fold bare history. The S99 W1-1 miss is a genuine substrate")
    print("  prediction (Track B), not a mapping defect.")

    wall = time.time() - t0  # (local)
    print(f"\n=== {GATE_ID}: {verdict} (wall {wall:.1f}s) ===")
    return 0


if __name__ == "__main__":
    sys.exit(main())
